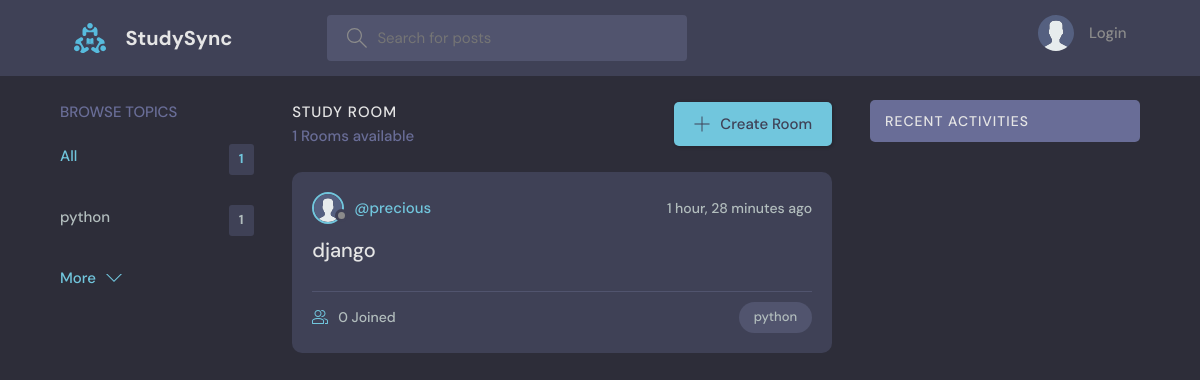
Before: / with the older database file.
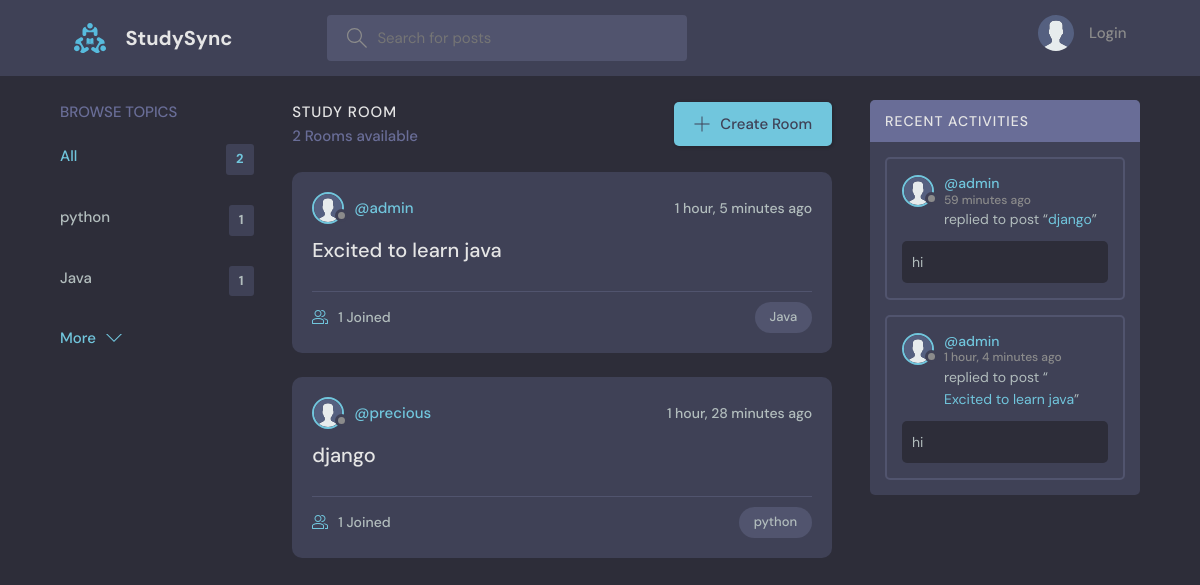
After: the same page with the newer database file.
### discord/models.py (models this page shows, shortened)
class Topic(models.Model):
    name = models.CharField(max_length=200)  # Name of the topic

class Room(models.Model):
    host = models.ForeignKey(CustomUser, on_delete=models.SET_NULL, null=True)
    topic = models.ForeignKey(Topic, on_delete=models.SET_NULL, null=True)
    name = models.CharField(max_length=200)
    description = models.TextField(null=True, blank=True)
    participants = models.ManyToManyField(CustomUser, related_name='participants')
    updated = models.DateTimeField(auto_now=True)
    created = models.DateTimeField(auto_now_add=True)
    class Meta:
        ordering = ['-updated', '-created']
    def __str__(self):
        return self.name

class CustomUser(AbstractUser):
    profile_picture = models.ImageField(upload_to='profiles',default='name.png')

class Message(models.Model):
    user = models.ForeignKey(CustomUser, on_delete=models.CASCADE)
    room = models.ForeignKey(Room, on_delete=models.CASCADE)
    body = models.TextField()
    updated = models.DateTimeField(auto_now=True)
    created = models.DateTimeField(auto_now_add=True)
    class Meta:
        ordering = ['-updated', '-created']

### discord/views.py (the view)
# urls.py: path('', views.home,  name="home"),                  # URL for home page
def home(request):
    q = request.GET.get('q') if request.GET.get('q') is not None else ''
    rooms = Room.objects.filter(
        Q(topic__name__icontains=q) |  # Filter rooms by topic name containing the search query
        Q(name__icontains=q) |          # Filter rooms by name containing the search query
        Q(description__icontains=q)     # Filter rooms by description containing the search query
    )
    topics = Topic.objects.all()[0:5]
    room_count = rooms.count()
    room_messages = Message.objects.filter(Q(room__topic__name__icontains=q))
    context = {
        'rooms': rooms,                 # Filtered rooms
        'topics': topics,               # First 5 topics
        'room_count': room_count,       # Number of filtered rooms
        'room_messages': room_messages  # Filtered messages
    }
    return render(request, 'discord/home.html', context)

### discord/templates/discord/home.html (shortened to what this page needs)
{% extends 'main.html' %}
{% block content %}
    <main class="layout layout--3">
      <div class="container">
        {% include 'discord/topics_component.html' %}
        <div class="roomList">
          <div class="roomList__header">
            <div>
              <h2>Study Room</h2>
              <p>{{room_count}} Rooms available</p>
            </div>
            <a class="btn btn--main" href="{% url 'discord:create-room' %}">
              <svg version="1.1" xmlns="http://www.w3.org/2000/svg" width="32" height="32" viewBox="0 0 32 32">
                <title>add</title>
                <path
                  d="M16.943 0.943h-1.885v14.115h-14.115v1.885h14.115v14.115h1.885v-14.115h14.115v-1.885h-14.115v-14.115z"
                ></path>
              </svg>
              Create Room
            </a>
          </div>
          {% include 'discord/feed_component.html' %}
        </div>
        {% include 'discord/activity_component.html' %}
      </div>
    </main>
{% endblock %}

### discord/templates/discord/topics_component.html
<div class="topics">
    <div class="topics__header">
      <h2>Browse Topics</h2>
    </div>
    <ul class="topics__list">
       <li>
           <a href="{% url 'discord:home' %}" class="active">All <span>{{topics.count}}</span></a>
       </li>
       {% for topic in topics %}
       <li>
           <a href="{% url 'discord:home' %}?q={{topic.name}}">{{topic.name}}<span>{{topic.room_set.all.count}}</span></a>
       </li>
       {% endfor %}
   </ul>
    <a class="btn btn--link" href="{% url 'discord:topics' %}">
      More
      <svg version="1.1" xmlns="http://www.w3.org/2000/svg" width="32" height="32" viewBox="0 0 32 32">
        <title>chevron-down</title>
        <path d="M16 21l-13-13h-3l16 16 16-16h-3l-13 13z"></path>
      </svg>
    </a>
  </div>

### discord/templates/discord/feed_component.html (shortened to what this page needs)
{% for room in rooms %}
{% load static %}
<div class="roomListRoom">
    <div class="roomListRoom__header">
        <a href="{% url 'discord:user-profile' %}" class="roomListRoom__author">
            <div class="avatar avatar--small">
                <img src="{% static 'images/avatar.svg' %}" />
            </div>
            <span>@{{room.host.username}}</span>
        </a>
        <div class="roomListRoom__actions">
            <span>{{room.created|timesince}} ago</span>
        </div>
    </div>
    <div class="roomListRoom__content">
        <a href="{% url 'discord:room' room.id %}">{{room.name}}</a>
    </div>
    <div class="roomListRoom__meta">
        <a href="{% url 'discord:room' room.id %}" class="roomListRoom__joined">
            {{room.participants.all.count}} Joined
        </a>
        <p class="roomListRoom__topic">{{room.topic.name}}</p>
    </div>
</div>
{% endfor %}

### discord/templates/discord/activity_component.html (shortened to what this page needs)
{% load static %}
<div class="activities">
   <div class="activities__header">
       <h2>Recent Activities</h2>
   </div>
   {% for message in room_messages %}
   <div class="activities__box">
       <div class="activities__boxHeader roomListRoom__header">
           <a href="{% url 'discord:user-profile' %}" class="roomListRoom__author">
               <div class="avatar avatar--small">
                   <img src="{% static 'images/avatar.svg' %}" />
               </div>
               <p>
                   @{{message.user.username}}
                   <span>{{message.created|timesince}} ago</span>
               </p>
           </a>
       </div>
       <div class="activities__boxContent">
            <p>replied to post “<a href="{% url 'discord:room' message.room.id %}">{{message.room}}</a>”</p>
            <div class="activities__boxRoomContent">{{message.body}}</div>
       </div>
   </div>
   {% endfor %}
</div>

Changed rows visible on the page:
added Topic: name "Java", room_set.all.count "1"
added Room: host.username "admin", created "1 hour, 5 minutes", name "Excited to learn java", participants.all.count "1", topic.name "Java"
computed for Room "django": participants.all.count "0" → "1"
added Message: user.username "admin", created "59 minutes", room "django", body "hi"
added Message: user.username "admin", created "1 hour, 4 minutes", room "Excited to learn java", body "hi"
Other visible differences:
{{ topics.count }}: "1" → "2"
{{ room_count }}: "1" → "2"
